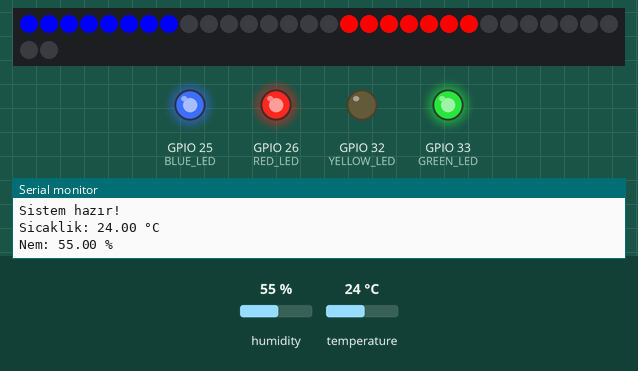
Simulated run of this program. Board: ESP32. Shown: 32 RGB LEDs in strip order, left to right, continuing on the next row, output pins drawn as LEDs (lit = HIGH), the last lines printed to the serial monitor. Dashed ring = blinking. The inputs (shaded band) are chosen by the test bench; at power-on: temperature 24 °C, humidity 55 %.

Above: at 2.1 s.
2.7 s: temperature set to 33 °C
At 6.8 s:
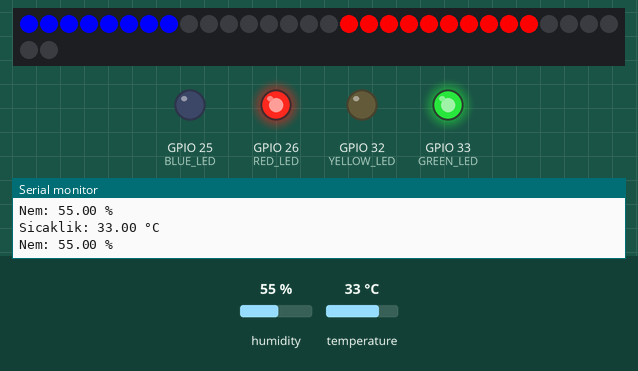
7.9 s: temperature set to 12 °C
At 11.4 s:
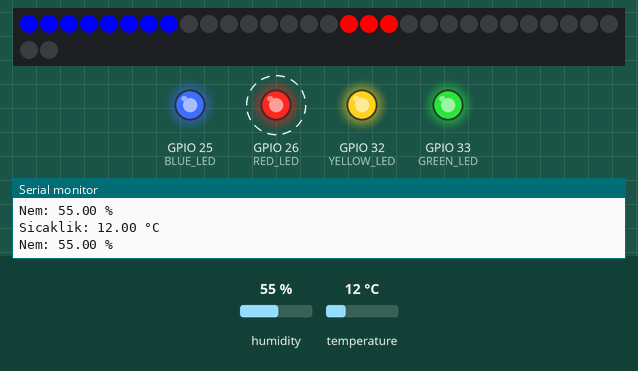
13.5 s: temperature set to 41 °C
At 17.1 s:
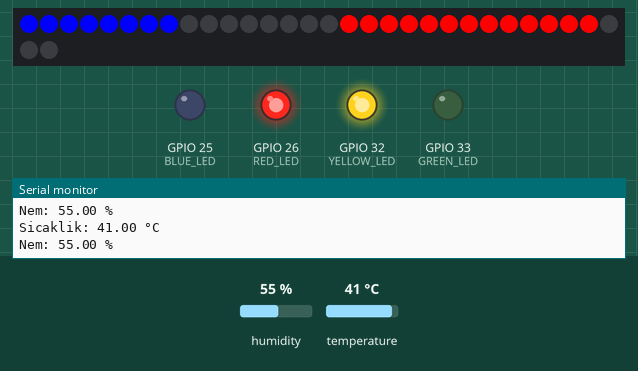
23.2 s: humidity set to 22 %
At 27.8 s:
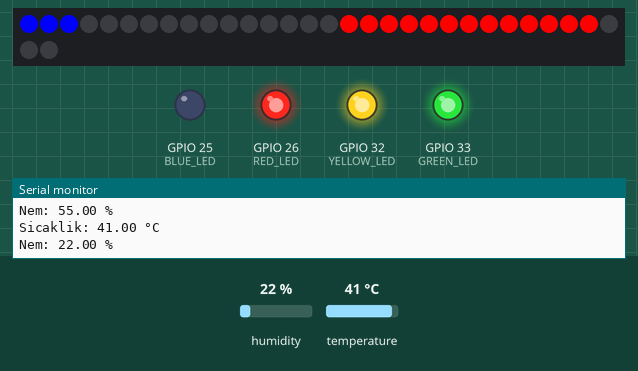
28.5 s: humidity set to 40 %
At 32.8 s:
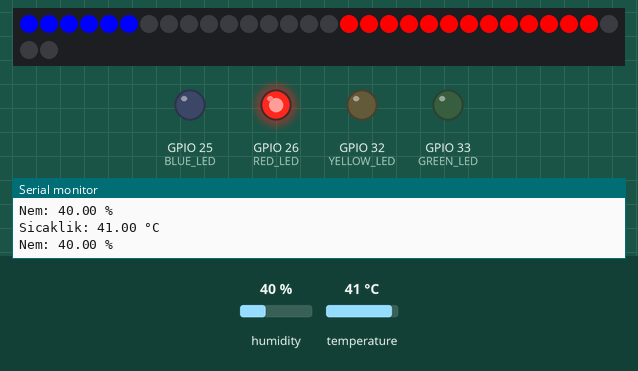
Timing chart, 0 to 34.7 s (numbered marks = the images above; inputs shaded):
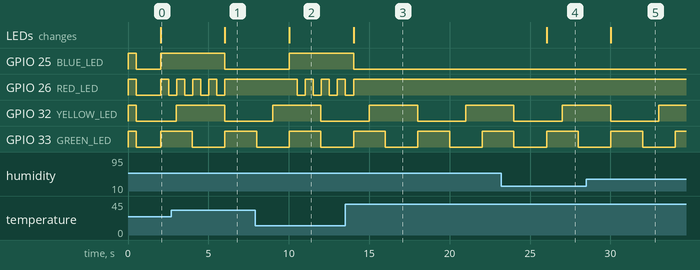

The program:

main.cpp
```cpp
#include <Arduino.h>
#include <Adafruit_NeoPixel.h>
#include <DHT.h>


#define DHTPIN 23
#define DHTTYPE DHT11
DHT dht(DHTPIN, DHTTYPE);


#define LED_PIN 21
#define NUM_PIXELS 32
Adafruit_NeoPixel pixels(NUM_PIXELS, LED_PIN, NEO_GRB + NEO_KHZ800);


#define GREEN_LED 33
#define YELLOW_LED 32
#define BLUE_LED 25
#define RED_LED 26


unsigned long previousGreenMillis = 0;
unsigned long previousYellowMillis = 0;
unsigned long previousRedBlinkMillis = 0;
unsigned long previousSensorMillis = 0;

bool redBlinkState = false;
bool greenState = false;
bool yellowState = false;

void updateNeoPixels(float humidity, float temperature);
void updateTemperatureLEDs(float temperature);

void setup() {
  Serial.begin(9600);
  while (!Serial) delay(10);

  dht.begin();
  pixels.begin();
  pixels.clear();
  pixels.show();

  pinMode(GREEN_LED, OUTPUT);
  pinMode(YELLOW_LED, OUTPUT);
  pinMode(BLUE_LED, OUTPUT);
  pinMode(RED_LED, OUTPUT);

  digitalWrite(GREEN_LED, HIGH);
  digitalWrite(YELLOW_LED, HIGH);
  digitalWrite(BLUE_LED, HIGH);
  digitalWrite(RED_LED, HIGH);
  delay(500);
  digitalWrite(GREEN_LED, LOW);
  digitalWrite(YELLOW_LED, LOW);
  digitalWrite(BLUE_LED, LOW);
  digitalWrite(RED_LED, LOW);

  Serial.println("Sistem hazır!");
}

void loop() {
  unsigned long currentMillis = millis();

  if (currentMillis - previousSensorMillis >= 2000) {
    previousSensorMillis = currentMillis;

    float h = dht.readHumidity();
    float t = dht.readTemperature();

    if (isnan(h) || isnan(t)) {
      Serial.println("HATA: DHT11 sensöründen veri okunamıyor!");
      pixels.clear();
      pixels.show();
      return;
    }

    Serial.print("Sicaklik: ");
    Serial.print(t);
    Serial.println(" °C");

    Serial.print("Nem: ");
    Serial.print(h);
    Serial.println(" %");

    updateNeoPixels(h, t);
    updateTemperatureLEDs(t);
  }

  if (currentMillis - previousGreenMillis >= 2000) {
    greenState = !greenState;
    digitalWrite(GREEN_LED, greenState ? HIGH : LOW);
    previousGreenMillis = currentMillis;
  }

  if (currentMillis - previousYellowMillis >= 3000) {
    yellowState = !yellowState;
    digitalWrite(YELLOW_LED, yellowState ? HIGH : LOW);
    previousYellowMillis = currentMillis;
  }

  if (currentMillis - previousRedBlinkMillis >= 500) {
    if (digitalRead(BLUE_LED) == HIGH) {
      redBlinkState = !redBlinkState;
      digitalWrite(RED_LED, redBlinkState ? HIGH : LOW);
    }
    previousRedBlinkMillis = currentMillis;
  }
}

void updateNeoPixels(float humidity, float temperature) {
  int humidLEDs = map(constrain(humidity, 0, 100), 0, 100, 0, 16);
  int tempLEDs = map(constrain(temperature, 0, 50), 0, 50, 0, 16);

  pixels.clear();

  for (int i = 0; i < humidLEDs; i++) {
    pixels.setPixelColor(i, pixels.Color(0, 0, 255));
  }
  for (int i = 0; i < tempLEDs; i++) {
    pixels.setPixelColor(16 + i, pixels.Color(255, 0, 0));
  }

  pixels.show();
}

void updateTemperatureLEDs(float temperature) {
  if (temperature < 25) {
    digitalWrite(BLUE_LED, HIGH);
    digitalWrite(RED_LED, LOW);
  } else if (temperature <= 30) {
    digitalWrite(BLUE_LED, HIGH);

  } else {
    digitalWrite(BLUE_LED, LOW);
    digitalWrite(RED_LED, HIGH);
  }
}
```

Measured:
- after the input at 2.7 s, GPIO 25 (BLUE_LED): HIGH → LOW after 3.3 s; GPIO 26 (RED_LED): goes on until 6.0 s, then stays HIGH; the LEDs: change after 3.3 s (image 1)
- after the input at 7.9 s, GPIO 25 (BLUE_LED): LOW → HIGH after 2.1 s; GPIO 26 (RED_LED): alternates HIGH for 0.50 s and LOW for 0.50 s, starting after 2.6 s; the LEDs: change after 2.1 s (image 2)
- after the input at 13.5 s, GPIO 25 (BLUE_LED): HIGH → LOW after 0.52 s; GPIO 26 (RED_LED): goes on until 14.0 s, then stays HIGH; the LEDs: change after 0.52 s (image 3)
- after the input at 23.2 s, the LEDs: change after 2.8 s (image 4)
- after the input at 28.5 s, the LEDs: change after 1.5 s (image 5)
- by itself, GPIO 33 (GREEN_LED): alternates HIGH for 2.0 s and LOW for 2.0 s
